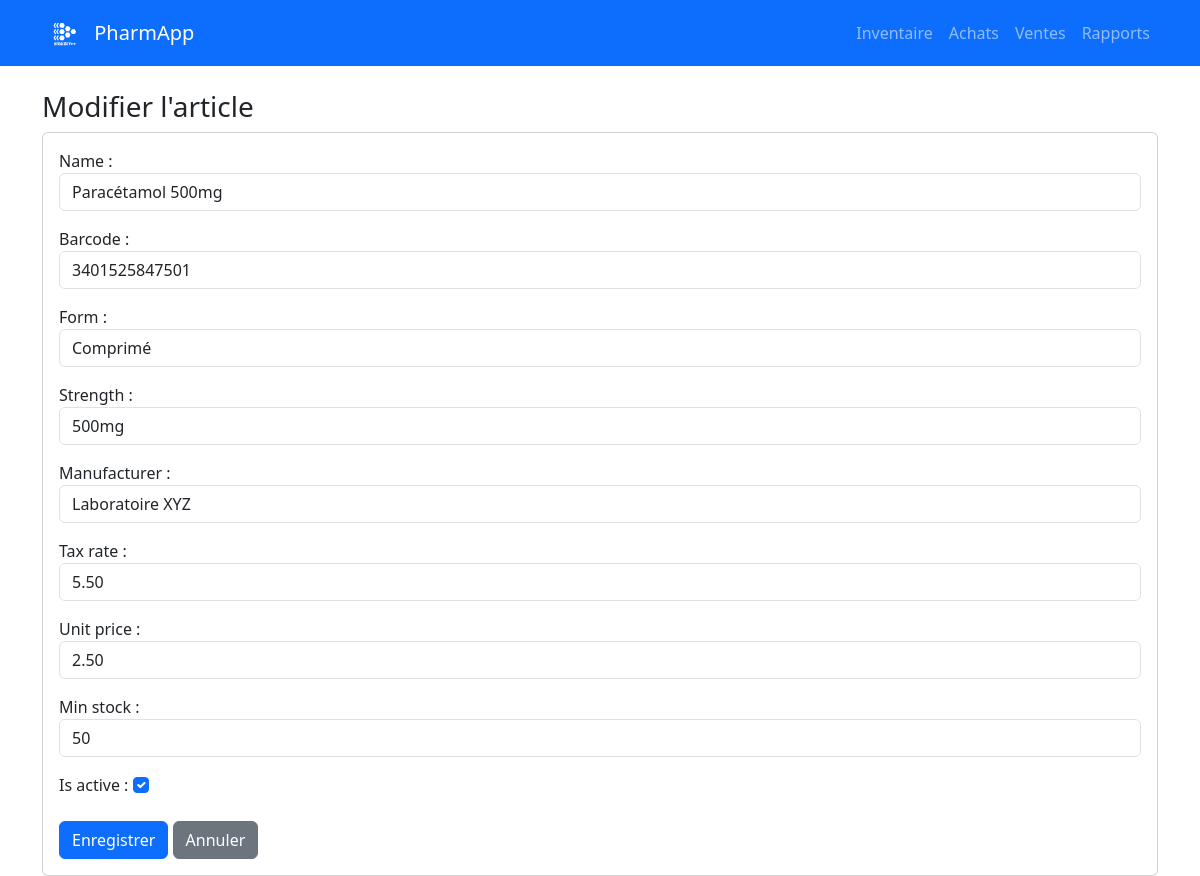
The app's page /inventory/1/edit/ (signed in) with its own data.
### inventory/models.py (models this page shows, shortened)
class Medicine(models.Model):
    name = models.CharField(max_length=255)
    barcode = models.CharField(max_length=64, blank=True, null=True, unique=True)
    atc_code = models.CharField(max_length=32, blank=True, null=True)
    form = models.CharField(max_length=64, blank=True, null=True)   # comprimé, sirop...
    strength = models.CharField(max_length=64, blank=True, null=True) # 500mg
    manufacturer = models.CharField(max_length=255, blank=True, null=True)
    tax_rate = models.DecimalField(max_digits=5, decimal_places=2, default=0)  # %
    unit_price = models.DecimalField(max_digits=10, decimal_places=2, default=0)
    min_stock = models.PositiveIntegerField(default=0)
    is_active = models.BooleanField(default=True)

### inventory/views.py (the view)
# urls.py: path("<int:pk>/edit/", views.medicine_update, name="medicine_update"),
@login_required
def medicine_update(request, pk):
    obj = get_object_or_404(Medicine, pk=pk)
    form = MedicineForm(request.POST or None, instance=obj)
    if form.is_valid():
        form.save()
        return redirect("medicine_list")
    return render(request, "inventory/medicine_form.html", {"form": form})

### inventory/forms.py
class MedicineForm(forms.ModelForm):
    class Meta:
        model = Medicine
        fields = ["name", "barcode", "form", "strength", "manufacturer", "tax_rate", "unit_price", "min_stock", "is_active"]
        widgets = {f: forms.TextInput(attrs={"class": "form-control"}) for f in ["name", "barcode", "form", "strength", "manufacturer"]}
        widgets.update({
            "tax_rate": forms.NumberInput(attrs={"class": "form-control", "step": "0.01"}),
            "unit_price": forms.NumberInput(attrs={"class": "form-control", "step": "0.01"}),
            "min_stock": forms.NumberInput(attrs={"class": "form-control"}),
            "is_active": forms.CheckboxInput(attrs={"class": "form-check-input"}),
        })

### templates/inventory/medicine_form.html
{% extends "base.html" %}
{% block content %}
<h3>{{ form.instance.pk|yesno:"Modifier l'article,Nouvel article" }}</h3>
<form method="post" class="card p-3">{% csrf_token %}{{ form.as_p }}
  <div class="mt-2"><button class="btn btn-primary">Enregistrer</button> <a href="{% url 'medicine_list' %}" class="btn btn-secondary">Annuler</a></div>
</form>
{% endblock %}

### records on screen
Medicine: instance.pk "Modifier l'article", name "Paracétamol 500mg", barcode "3401525847501", form "Comprimé", strength "500mg", manufacturer "Laboratoire XYZ", tax_rate "5.50", unit_price "2.50", min_stock "50", is_active "☑"
